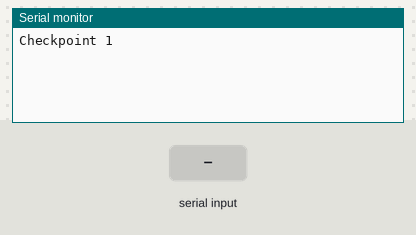
Recording of a program running on a simulated ESP8266 (NodeMCU). On the bench: the last lines printed to the serial monitor. Inputs (shaded band) come from the test bench.

Above: at 2.2 s.
2.3 s: "fillslots 1\n" received over Serial
At 3.0 s:
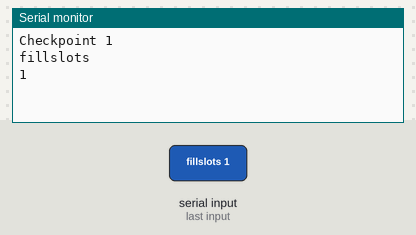
3.9 s: "rooma 1\n" received over Serial
At 5.2 s:
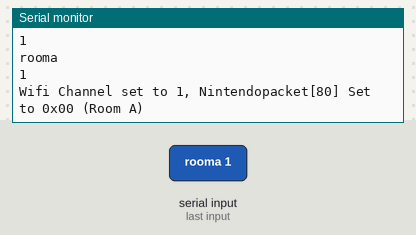
5.5 s: "roomb 1\n" received over Serial
At 6.7 s:
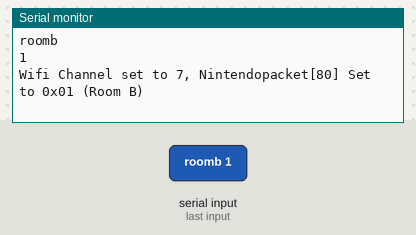
7.1 s: "roomc 1\n" received over Serial
At 7.9 s:
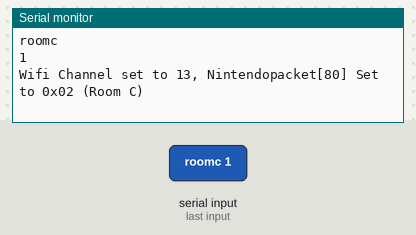
8.7 s: "roomd 1\n" received over Serial
At 10.0 s:
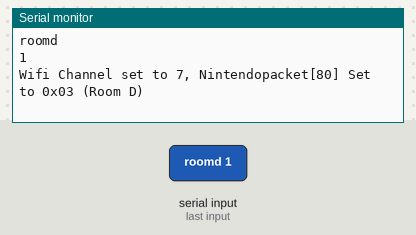
10.3 s: "stfu\n" received over Serial
At 10.6 s:
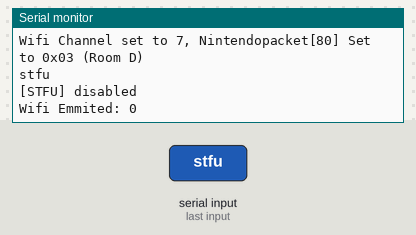

Measured:
- after the input at 2.3 s, the serial monitor: prints a new line after 0.19 s (image 1)
- after the input at 3.9 s, the serial monitor: prints a new line after 0.19 s (image 2)
- after the input at 5.5 s, the serial monitor: prints a new line after 0.19 s (image 3)
- after the input at 7.1 s, the serial monitor: prints a new line after 0.19 s (image 4)
- after the input at 8.7 s, the serial monitor: prints a new line after 0.19 s (image 5)
- after the input at 10.3 s, the serial monitor: prints a new line after 0.19 s (image 6)

The program:

main.cpp
```cpp
#include <Arduino.h>
#include <sstream>
#include <vector>
#include <iostream>
#include <string>
extern "C" {
    #include "user_interface.h"
}

String command;
bool stfu = true;
uint8 channel = 1;

void setup() {
    Serial.begin(115200);

    delay(1000);
    Serial.println("Checkpoint 1");

    // WLAN im Station-Modus starten
    wifi_set_opmode(STATION_MODE);

    // Wi-Fi-Kanal einstellen
    wifi_set_channel(channel);

}

std::vector<String> splitString(const String& str) {
    std::vector<String> result;
    int start = 0;
    int end = str.indexOf(' ');

    while (end != -1) {
        result.push_back(str.substring(start, end));
        start = end + 1;
        end = str.indexOf(' ', start);
    }
    result.push_back(str.substring(start));

    return result;
}

    uint8_t nintendopacket[128] = {
        0x80, // Frame Control Field Subtype 8 0x8000
        0x00, // Flags of Subtype: 0x00
        0x00, // Duration
        0x00,
        0xff, // Destination Address Broadcast
        0xff,
        0xff,
        0xff,
        0xff,
        0xff,
        0x00, // Source Address Nintendo MAC Signatur (00 22 aa), Pseudo Device (be ee ef)
        0x22,
        0xaa,
        0xbe,
        0xee,
        0xef,
        0x00, // BSS Id
        0x22,
        0xaa,
        0xbe,
        0xee,
        0xef,
        0x10, // Sequence Number 2817
        0xb0,
        0xcc, // Timestamp
        0x30,
        0x3d,
        0x10,
        0x00,
        0x00,
        0x00,
        0x00,
        0x69, // Beacon Intervall
        0x00,
        0x21, // Capabilities Information 0x0021
        0x00,
        0x01, // Tag: Supported Rates (1)
        0x02, // Tag Length 2
        0x82, // Supported Rates 1(B) (0x82)
        0x84, // Supported Rates 2(B) (0x84)
        0x03, // Tag: DS Parameter Set (3)
        0x01, // Tag Length 1
        0x01, // Current Channel
        0x05, // Tag: Traffic Indication Map (TIM) (5)
        0x05, // Tag Length 5
        0x01, // DTIM Count 1
        0x02, // DTIM Period 2
        0x00, // Bitmap Offset
        0x00, // Partitial Virtual Bitmap: 0000
        0x00,
        0xdd, // Tag Number Vendor Specific (221)
        0x20, // Tag Length: 32
        0x00, // OUI Nintendo Co Ltd
        0x09,
        0xbf,
        0x00, // Unknown [ Start of Vendor Specific Data ]
        0x0a, // Unknown
        0x00, // Unknown
        0xa0, // Unknown
        0xc6, // Unknown
        0x01, // Unknown
        0x00, // Unknown
        0x00, // Unknown
        0x00, // Unknown
        0x00, // Unknown - breaks Connection
        0x00, // Unknown - breaks Connection
        0x00, // Unknown - breaks Connection
        0x00, // Unknown - breaks Connection
        0x15, // Unknown
        0x00, // Unknown
        0x01, // Unknown
        0x01, // Unknown
        0xc0, // Unknown
        0x00, // Unknown
        0xc0, // Unknown
        0x00, // Unknown
        0x96, // Unknown
        0x23, // Unknown
        0x64, // Unknown
        0x1d, // Unknown
        0x00, // Room - A = 0x00, B = 0x01 , 0x02 = C, 0x03 = D --- Set WIFI Channel to: A = 1, B = 7, C = 13, D = 7
        0x0a, // Occupied Slots
        0x04, // Unknown - breaks Connection
        0x00  // Unknown - breaks Connection [ End of Vendor Specific Data ]


        // 0x64, 0x5a, 0xdb, 0x9f // Frame Check Sequence [Might be Obsolete]

        //  A, B, C and D chose wireless channels 1, 7, 13 and 7, respectively
        //  http://caia.swin.edu.au/netgames2007/papers/1569050137.pdf

    };

void loop() {

    wifi_set_channel(channel);
    if(!stfu) {
        Serial.print("switch channel: ");
        Serial.println(wifi_get_channel());;
    }


    if(Serial.available()) {
        command = Serial.readStringUntil('\n');
        std::vector<String> words = splitString(command);

        delay(100);

        for (const auto& word : words) {
            Serial.println(word);
        }

        if(command.startsWith("fillslots")) {
            uint8_t hexValue = strtol(words[1].c_str(), nullptr, 16);
            nintendopacket[81] = hexValue;
        }

        if(command.startsWith("rooma")) {
            channel = 1;
            nintendopacket[80] = 0x00;
            nintendopacket[42] = 0x01;
            Serial.println("Wifi Channel set to 1, Nintendopacket[80] Set to 0x00 (Room A)");
        }

        if(command.startsWith("roomb")) {
            channel = 7;
            nintendopacket[80] = 0x01;
            nintendopacket[42] = 0x07;
            Serial.println("Wifi Channel set to 7, Nintendopacket[80] Set to 0x01 (Room B)");
        }

        if(command.startsWith("roomc")) {
            channel = 13;
            nintendopacket[80] = 0x02;
            nintendopacket[42] = 0x0d;
            Serial.println("Wifi Channel set to 13, Nintendopacket[80] Set to 0x02 (Room C)");
        }

        if(command.startsWith("roomd")) {
            channel = 7;
            nintendopacket[80] = 0x03;
            nintendopacket[42] = 0x07;
            Serial.println("Wifi Channel set to 7, Nintendopacket[80] Set to 0x03 (Room D)");
        }

        if(command.startsWith("stfu")) {
            if(stfu) {
                stfu = false;
                Serial.println("[STFU] disabled");
            } else {
                stfu = true;
                Serial.println("[STFU] enabled");
            }
        }
    }


    // Senden des Pakets
    bool result = wifi_send_pkt_freedom(nintendopacket, sizeof(nintendopacket), 0);
    if(!stfu) {
        Serial.print("Wifi Emmited: ");
        Serial.println(result);
    }

    delay(107);

}
```
